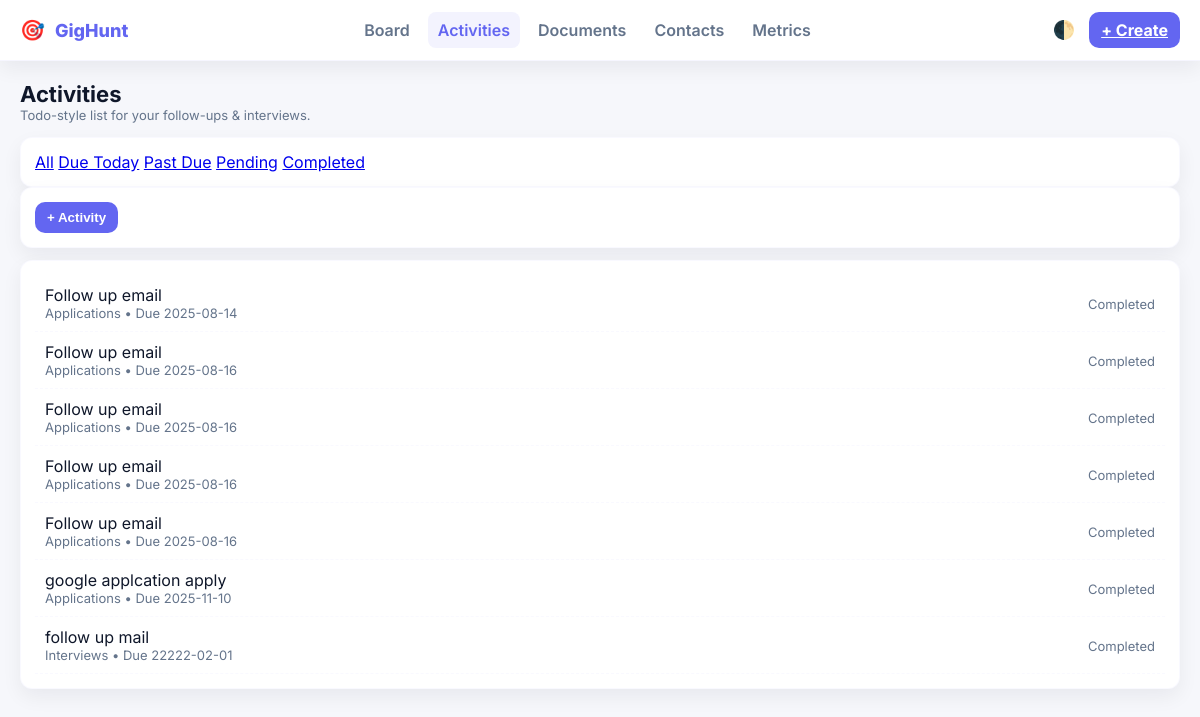
The app's page /activities with its own data.
### tables this page shows
CREATE TABLE activities (
            id INTEGER PRIMARY KEY AUTOINCREMENT,
            title TEXT NOT NULL,
            kind TEXT NOT NULL,
            due_date TEXT,
            is_completed INTEGER NOT NULL DEFAULT 0,
            created_at TEXT NOT NULL
        );

### app.py (the view)
@app.route("/activities")
def activities():
    db = get_db()
    flt = request.args.get("filter","all")
    today = date.today().isoformat()
    query = "SELECT * FROM activities"
    params = []
    if flt == "due_today":
        query += " WHERE due_date = ? AND is_completed = 0"; params.append(today)
    elif flt == "past_due":
        query += " WHERE due_date IS NOT NULL AND due_date < ? AND is_completed = 0"; params.append(today)
    elif flt == "pending":
        query += " WHERE is_completed = 0"
    elif flt == "completed":
        query += " WHERE is_completed = 1"
    query += " ORDER BY COALESCE(due_date,'9999-12-31') ASC, id DESC"
    items = [dict(x) for x in db.execute(query, params).fetchall()]
    return render_template("activities.html", app_name=APP_NAME, items=items, flt=flt, kinds=ACTIVITY_TYPES)

### app.py (called while the page is built)
def get_db():
    if "db" not in g:
        conn = sqlite3.connect(DB_PATH)
        conn.row_factory = sqlite3.Row
        g.db = conn
        ensure_schema(conn)
    return g.db

### templates/activities.html (shortened to what this page needs)
{% extends "layout.html" %}
{% block content %}
<section class="page-header">
  <div>
    <h1 class="title">Activities</h1>
    <p class="subtitle">Todo-style list for your follow-ups & interviews.</p>
  </div>
</section>
<div class="layout">
  <aside class="panel sidebar">
    <a href="{{ url_for('activities', filter='all') }}" class="{{ 'active' if flt=='all' else '' }}">All</a>
    <a href="{{ url_for('activities', filter='due_today') }}" class="{{ 'active' if flt=='due_today' else '' }}">Due Today</a>
    <a href="{{ url_for('activities', filter='past_due') }}" class="{{ 'active' if flt=='past_due' else '' }}">Past Due</a>
    <a href="{{ url_for('activities', filter='pending') }}" class="{{ 'active' if flt=='pending' else '' }}">Pending</a>
    <a href="{{ url_for('activities', filter='completed') }}" class="{{ 'active' if flt=='completed' else '' }}">Completed</a>
  </aside>
  <main>
    <div class="panel">
      <button class="btn-primary" onclick="document.getElementById('act-form').style.display='block'">+ Activity</button>
    </div>
    <div class="panel" style="margin-top:12px">
      {% if not items %}
        <div class="muted">No activities.</div>
      {% else %}
        {% for it in items %}
          <div class="activity-row">
            <div>
              <div class="activity-title">{{ it.title }}</div>
              <div class="small muted">{{ it.kind }}{% if it.due_date %} • Due {{ it.due_date }}{% endif %}</div>
            </div>
            <div>
              {% if not it.is_completed %}
                <form method="POST" action="{{ url_for('complete_activity', act_id=it.id) }}">
                  <button class="btn">Mark Done</button>
                </form>
              {% else %}
                <span class="small">Completed</span>
              {% endif %}
            </div>
          </div>
        {% endfor %}
      {% endif %}
    </div>
  </main>
</div>
{% endblock %}

### templates/layout.html (shortened to what this page needs)
<!doctype html>
<html lang="en">
<head>
 <link rel="stylesheet" href="{{ url_for('static', filename='css/style.css') }}">
</head>
<body>
  <div class="topbar">
    <div class="wrap">
      <div class="brand">
        <div class="logo">🎯</div>
        <div class="brand-name">{{ app_name }}</div>
      </div>
      <nav class="nav">
        <a href="{{ url_for('board') }}" class="{{ 'active' if request.path in ['/', '/board'] else '' }}">Board</a>
        <a href="{{ url_for('activities') }}" class="{{ 'active' if request.path.startswith('/activities') else '' }}">Activities</a>
        <a href="{{ url_for('documents') }}" class="{{ 'active' if request.path.startswith('/documents') else '' }}">Documents</a>
        <a href="{{ url_for('contacts') }}" class="{{ 'active' if request.path.startswith('/contacts') else '' }}">Contacts</a>
        <a href="{{ url_for('metrics') }}" class="{{ 'active' if request.path.startswith('/metrics') else '' }}">Metrics</a>
      </nav>
      <div class="right-controls">
        <button id="themeToggle" class="icon-btn" title="Toggle dark / light">
          <span id="themeIcon">🌓</span>
        </button>
        <a href="{{ url_for('board') }}#new" class="btn-primary">+ Create</a>
      </div>
    </div>
  </div>
  <main class="container">
    {% block content %}{% endblock %}
  </main>
</body>
</html>

### static/css/style.css (style rules this page uses)
:root { --bg: #f6f7fb; --panel: #ffffff; --muted: #64748b; --text: #0f172a; --indigo: #6366f1; --glass: rgba(255,255,255,0.6); --card-shadow: 0 8px 20px rgba(15,23,42,0.06); }
* { box-sizing:border-box }
body { margin:0; font-family: Inter, ui-sans-serif, system-ui, -apple-system, "Segoe UI", Roboto, "Helvetica Neue", Arial; background:var(--bg); color:var(--text); -webkit-font-smoothing:antialiased; -moz-osx-font-smoothing:grayscale; transition: background .25s ease, color .25s ease; }
.topbar { background:var(--panel); border-bottom:1px solid rgba(99,102,241,0.06); box-shadow:var(--card-shadow); position: sticky; top:0; z-index:50; }
.topbar .wrap { max-width:1200px; margin:0 auto; padding:12px 20px; display:flex; gap:16px; align-items:center; justify-content:space-between; }
.brand { display:flex;gap:10px;align-items:center }
.logo { font-size:20px }
.brand-name { font-weight:800;color:var(--indigo);font-size:18px }
.nav { display:flex;gap:8px;align-items:center }
.nav a { padding:8px 10px;border-radius:8px;color:var(--muted);font-weight:600;text-decoration:none }
.nav a.active { background:rgba(99,102,241,0.08);color:var(--indigo) }
.right-controls { display:flex;gap:8px;align-items:center }
.icon-btn { background:transparent;border:none;font-size:18px;cursor:pointer }
.btn-primary { background:var(--indigo);color:white;padding:8px 12px;border-radius:10px;border:none;font-weight:700;cursor:pointer }
.container { max-width:1200px;margin:20px auto;padding:0 20px }
.page-header { display:flex;align-items:center;justify-content:space-between;margin-bottom:14px }
.title { margin:0;font-size:22px }
.subtitle { margin:0;color:var(--muted);font-size:13px }
.panel { background:var(--panel);border-radius:12px;padding:14px;box-shadow:var(--card-shadow);border:1px solid rgba(99,102,241,0.04) }
.muted { color:var(--muted) }
.small { font-size:13px;color:var(--muted) }
.activity-row { display:flex;justify-content:space-between;align-items:center;padding:10px;border-bottom:1px dashed rgba(99,102,241,0.04) }

### records on screen
activities: title "Follow up email", kind "Applications", due_date "2025-08-14", is_completed "Completed"
activities: title "Follow up email", kind "Applications", due_date "2025-08-16", is_completed "Completed"
activities: title "Follow up email", kind "Applications", due_date "2025-08-16", is_completed "Completed"
activities: title "Follow up email", kind "Applications", due_date "2025-08-16", is_completed "Completed"
activities: title "Follow up email", kind "Applications", due_date "2025-08-16", is_completed "Completed"
activities: title "google applcation apply", kind "Applications", due_date "2025-11-10", is_completed "Completed"
activities: title "follow up mail", kind "Interviews", due_date "22222-02-01", is_completed "Completed"

### other values on screen
{{ app_name }} "GigHunt"
